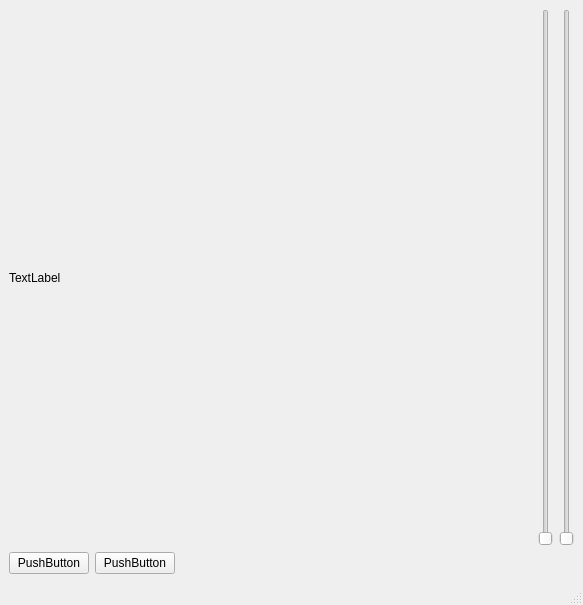
<?xml version="1.0" encoding="UTF-8"?>
<ui version="4.0">
 <class>MainWindow</class>
 <widget class="QMainWindow" name="MainWindow">
  <property name="geometry">
   <rect>
    <x>0</x>
    <y>0</y>
    <width>583</width>
    <height>605</height>
   </rect>
  </property>
  <property name="windowTitle">
   <string>MainWindow</string>
  </property>
  <widget class="QWidget" name="centralwidget">
   <layout class="QGridLayout" name="gridLayout_2">
    <item row="0" column="0">
     <layout class="QGridLayout" name="gridLayout">
      <item row="0" column="0" colspan="2">
       <layout class="QHBoxLayout" name="horizontalLayout_2">
        <item>
         <widget class="QLabel" name="label">
          <property name="text">
           <string>TextLabel</string>
          </property>
         </widget>
        </item>
        <item>
         <layout class="QHBoxLayout" name="horizontalLayout">
          <item>
           <widget class="QSlider" name="verticalSlider">
            <property name="orientation">
             <enum>Qt::Vertical</enum>
            </property>
           </widget>
          </item>
          <item>
           <widget class="QSlider" name="verticalSlider_2">
            <property name="orientation">
             <enum>Qt::Vertical</enum>
            </property>
           </widget>
          </item>
         </layout>
        </item>
       </layout>
      </item>
      <item row="1" column="0">
       <layout class="QHBoxLayout" name="horizontalLayout_3">
        <item>
         <widget class="QPushButton" name="pushButton_2">
          <property name="text">
           <string>PushButton</string>
          </property>
         </widget>
        </item>
        <item>
         <widget class="QPushButton" name="pushButton">
          <property name="text">
           <string>PushButton</string>
          </property>
         </widget>
        </item>
       </layout>
      </item>
      <item row="1" column="1">
       <spacer name="horizontalSpacer">
        <property name="orientation">
         <enum>Qt::Horizontal</enum>
        </property>
        <property name="sizeHint" stdset="0">
         <size>
          <width>238</width>
          <height>20</height>
         </size>
        </property>
       </spacer>
      </item>
     </layout>
    </item>
   </layout>
  </widget>
  <widget class="QMenuBar" name="menubar">
   <property name="geometry">
    <rect>
     <x>0</x>
     <y>0</y>
     <width>583</width>
     <height>21</height>
    </rect>
   </property>
  </widget>
  <widget class="QStatusBar" name="statusbar"/>
 </widget>
 <resources/>
 <connections/>
</ui>
